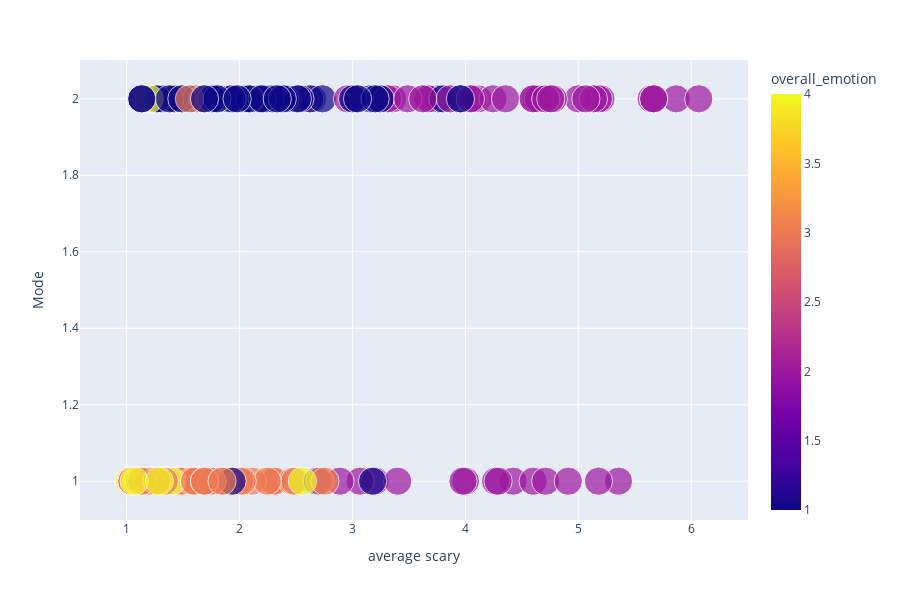

Notebook code for this chart:
### Code cell
import plotly.express as px

fig = px.scatter(design_mat, x="average scary", y="Mode",
	         size="count",color = "overall_emotion")
fig.show()

### Figure 1 — Plotly figure (JSON) as saved in the notebook; plotly's stock layout.template omitted (floating-point values rounded to 4 significant figures; data arrays with more than 128 entries replaced by an {"elided": "..."} marker saying what was removed)
{"data": [{"hoverlabel": {"namelength": 0}, "hovertemplate": "average scary=%{x}<br>Mode=%{y}<br>count=%{marker.size}<br>overall_emotion=%{marker.color}", "legendgroup": "", "marker": {"color": {"elided": "200 int values"}, "coloraxis": "coloraxis", "size": {"elided": "200 int values"}, "sizemode": "area", "sizeref": 0.0025, "symbol": "circle"}, "mode": "markers", "name": "", "showlegend": false, "type": "scatter", "x": {"elided": "200 float values"}, "xaxis": "x", "y": {"elided": "200 int values"}, "yaxis": "y"}], "layout": {"coloraxis": {"colorbar": {"title": {"text": "overall_emotion"}}, "colorscale": [[0, "#0d0887"], [0.1111, "#46039f"], [0.2222, "#7201a8"], [0.3333, "#9c179e"], [0.4444, "#bd3786"], [0.5556, "#d8576b"], [0.6667, "#ed7953"], [0.7778, "#fb9f3a"], [0.8889, "#fdca26"], [1, "#f0f921"]]}, "height": 600, "legend": {"itemsizing": "constant", "tracegroupgap": 0}, "margin": {"t": 60}, "xaxis": {"anchor": "y", "domain": [0, 1], "title": {"text": "average scary"}}, "yaxis": {"anchor": "x", "domain": [0, 1], "title": {"text": "Mode"}}}}
